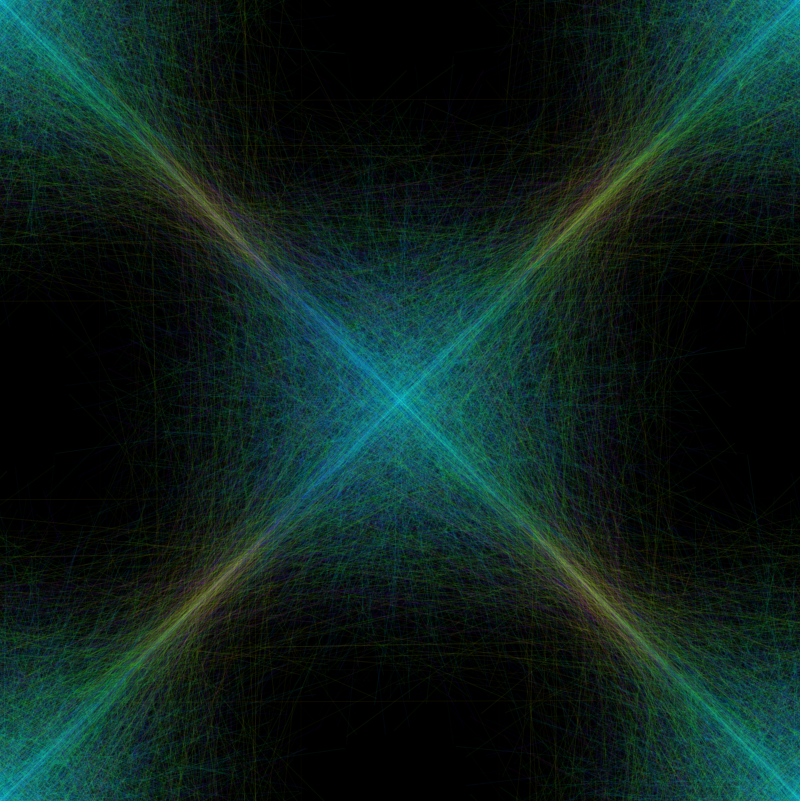
Frame 1 (no input)
Frame 60 (the mouse pressed at the canvas centre just before this capture): identical to frame 1, image omitted
Frame 120 (the mouse held since frame 60 and released just before this capture): identical to frame 1, image omitted

The Processing sketch that drew this single still picture (run headless with seeded random() and noise(); from frame 60 on, the mouse is pressed at the canvas centre):

// Processing sketch: processing_30074
// ── processing_30074.pde

/*--------------------Lines placed by noise-----------------*/


/*------ cautionunaesthetic code ------------------------*/

int n;

int x1, x2, y1, y2;

 void setup() {
		size(800, 801, JAVA2D);
		frameRate(60);

		colorMode(HSB, 360, 100, 100, 100);
		background(0, 100, 0, 100);
		smooth();

		thaX();
		pushMatrix();
		translate(-width/2,-height/2);
		thaX();
		popMatrix();
		pushMatrix();
		translate(width+(width/2),height+(height/2));
		rotate(PI);
		thaX();
		popMatrix();
		pushMatrix();
		translate(-width/2,height+height/2);
		rotate((float) (1.5 * PI));
		thaX();
		popMatrix();
		pushMatrix();
		translate(width+width/2,-height/2);
		rotate(PI/2);
		thaX();
		popMatrix();
	}

	void thaX()
	{
		for (n = 0; n <= 3000; n++) {
			
			stroke((int)(noise(n)*360), 100, 100,random(0,6));
			fill(random(100, 200), 100, 100, 100);
			
			strokeWeight(1);
			
			x1 = (int) (noise(n) * width);
			x2 = (int) (noise(height-n) * width);
			y1 = (int) (noise(n) * height);
			y2 = (int) (noise(width-n) * height);

			line(x1, y1, x2, y2);
		}
		
		pushMatrix();
		translate(0,height);
		rotate(-PI/2);
		for (n = 0; n <= 3000; n++) {
			
			stroke((int)(noise(n)*360), 100, 100,random(0,6));
			fill(random(100, 200), 100, 100, 100);
			
			strokeWeight(1);
			
			x1 = (int) (noise(n) * width);
			x2 = (int) (noise(height-n) * width);
			y1 = (int) (noise(n) * height);
			y2 = (int) (noise(width-n) * height);

			line(x1, y1, x2, y2);
		}
		
		popMatrix();
		
		pushMatrix();
		translate(width,0);
		rotate((float) (-1.5*PI));
		for (n = 0; n <= 3000; n++) {
			
			stroke((int)(noise(n)*360), 100, 100,random(0,6));
			fill(random(100, 200), 100, 100, 100);
			
			strokeWeight(1);
			
			x1 = (int) (noise(n) * width);
			x2 = (int) (noise(height-n) * width);
			y1 = (int) (noise(n) * height);
			y2 = (int) (noise(width-n) * height);

			line(x1, y1, x2, y2);
		}
		
		popMatrix();
		

		
		pushMatrix();
		translate(width,height);
		rotate(PI);
		for (n = 0; n <= 3000; n++) {
			
			stroke((int)(noise(n)*360), 100, 100,random(0,6));
			fill(random(100, 200), 100, 100, 100);
			
			strokeWeight(1);
			
			x1 = (int) (noise(n) * width);
			x2 = (int) (noise(height-n) * width);
			y1 = (int) (noise(n) * height);
			y2 = (int) (noise(width-n) * height);

			line(x1, y1, x2, y2);
		}
		
		popMatrix();


		
	}
	void draw() {

	}
